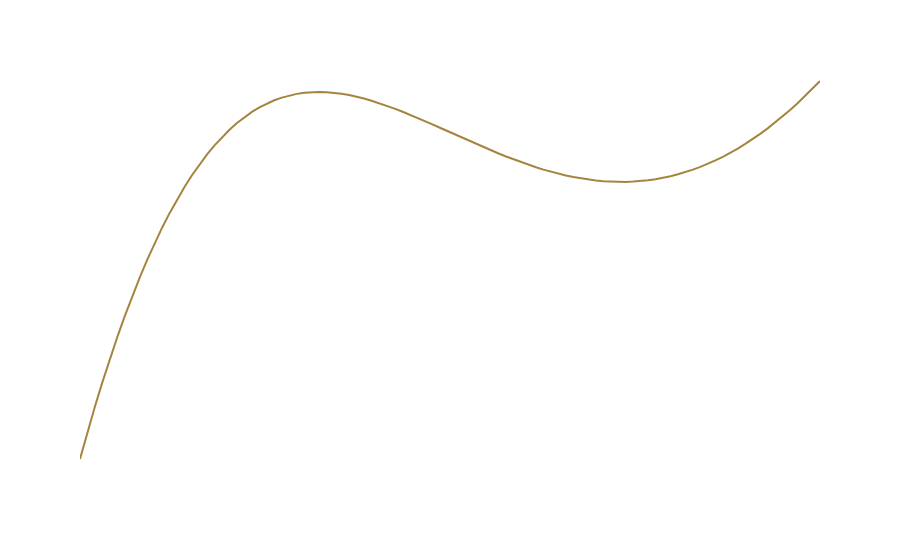

This figure's notebook cell:
### Code cell
X = torch.linspace(-1, 1, 100).to(device)
T = torch.linspace(0, 0, 100).to(device)

Temp = (pinn.forward(X.view(-1,1),T.view(-1,1))).cpu().detach().numpy() # Predicted temperature

fig = px.line(x=X.cpu(), y=Temp.reshape(100), log_y=False, range_y=[])
fig.update_traces(line_color='#a5843f')
fig.update_layout(plot_bgcolor='rgba(0, 0, 0, 0)', paper_bgcolor= 'rgba(0, 0, 0, 0)', font_color="white", title="Loss vs Epochs", xaxis_title="Epochs", yaxis_title="Loss")
fig.show()
